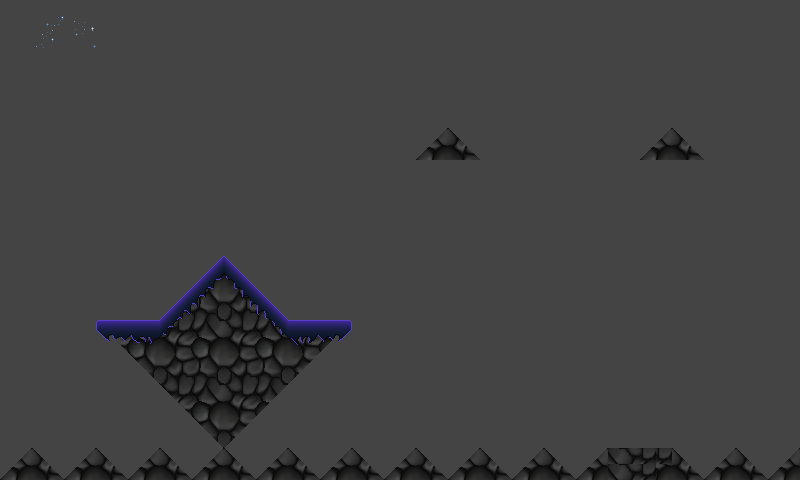

A 2D game scene composited from a Tiled map and its tileset images. What follows is a short description and the map's XML, with each tile layer's data collapsed to a summary:
An orthogonal 50x30 tile map with 16x16 px tiles, 2 tile layers (Tile Layer 1, Tile Layer 2), 3 tilesets and 51 objects (33x fixture, 18x object).

<map version="1.0" orientation="orthogonal" renderorder="right-down" width="50" height="30" tilewidth="16" tileheight="16" nextobjectid="62">
 <tileset firstgid="1" name="lovene" tilewidth="16" tileheight="16">
  <image source="../assets/lovene.png" width="512" height="640" />
 </tileset>
 <tileset firstgid="1281" name="platformertiles" tilewidth="16" tileheight="16">
  <image source="../assets/platformertiles.png" width="256" height="96" />
 </tileset>
 <tileset firstgid="1377" name="senaddi" tilewidth="16" tileheight="16">
  <image source="../assets/senaddi.png" width="640" height="480" />
 </tileset>
 <layer name="Tile Layer 1" width="50" height="30">
  <data>[1500 cells, 1500 non-empty, 30 distinct tile ids]</data>
 </layer>
 <layer name="Tile Layer 2" width="50" height="30">
  <data>[1500 cells, 224 non-empty, 142 distinct tile ids]</data>
 </layer>
 <objectgroup name="Object Layer 1">
  <object id="3" name="line2" type="object" x="1.5652" y="74">
   <properties>
    <property name="isSensor" value="true" />
    <property name="userData" value="line2" />
   </properties>
   <polyline points="0,0 196,-56 490.667,-70.6667 746.667,-49.3333 798.667,2.66667" />
  </object>
  <object id="4" name="line1" type="object" x="798" y="312">
   <properties>
    <property name="isSensor" value="true" />
    <property name="userData" value="line1" />
   </properties>
   <polyline points="0,0 -623,25 -796,-50" />
  </object>
  <object id="5" name="middleSlingshot1" type="object" x="624" y="365" width="13" height="10">
   <properties>
    <property name="isSensor" value="true" />
    <property name="userData" value="middleSlingshot1" />
   </properties>
  </object>
  <object id="6" name="middleSlingshot2" type="object" x="655.5" y="365" width="13" height="10">
   <properties>
    <property name="isSensor" value="true" />
    <property name="userData" value="middleSlingshot2" />
   </properties>
  </object>
  <object id="7" name="slingshot" type="object" x="617.5" y="355" width="46" height="96">
   <properties>
    <property name="groupIndex" value="-1" />
    <property name="userData" value="sling" />
   </properties>
  </object>
  <object id="8" name="middleBall" type="object" x="641.591" y="362.303" width="10" height="9">
   <properties>
    <property name="isSensor" value="true" />
    <property name="userData" value="middleBall" />
   </properties>
  </object>
  <object id="16" name="ptiche" type="object" x="204" y="241.333" width="36" height="23.3333">
   <properties>
    <property name="isSensor" value="true" />
    <property name="userData" value="qice" />
   </properties>
  </object>
  <object id="17" name="egg1point1" type="fixture" x="351.5" y="75.5" width="11" height="11">
   <properties>
    <property name="body" value="ptiche" />
    <property name="isSensor" value="true" />
    <property name="userData" value="egg1point1" />
   </properties>
   <ellipse />
  </object>
  <object id="18" name="egg1point1" type="fixture" x="250.5" y="223.5" width="11" height="11">
   <properties>
    <property name="body" value="ptiche" />
    <property name="isSensor" value="true" />
    <property name="userData" value="egg1point1" />
   </properties>
   <ellipse />
  </object>
  <object id="19" name="egg1point1" type="fixture" x="187.5" y="220.5" width="11" height="11">
   <properties>
    <property name="body" value="ptiche" />
    <property name="isSensor" value="true" />
    <property name="userData" value="egg1point1" />
   </properties>
   <ellipse />
  </object>
  <object id="20" name="egg1point1" type="fixture" x="165.5" y="156.5" width="11" height="11">
   <properties>
    <property name="body" value="ptiche" />
    <property name="isSensor" value="true" />
    <property name="userData" value="egg1point1" />
   </properties>
   <ellipse />
  </object>
  <object id="21" name="egg1point1" type="fixture" x="90.5" y="37.5" width="11" height="11">
   <properties>
    <property name="body" value="ptiche" />
    <property name="isSensor" value="true" />
    <property name="userData" value="egg1point1" />
   </properties>
   <ellipse />
  </object>
  <object id="22" name="egg1point1" type="fixture" x="427.5" y="38.5" width="11" height="11">
   <properties>
    <property name="body" value="ptiche" />
    <property name="isSensor" value="true" />
    <property name="userData" value="egg1point1" />
   </properties>
   <ellipse />
  </object>
  <object id="23" name="ptiche2" type="object" x="299" y="299.333" width="36" height="23.3333">
   <properties>
    <property name="isSensor" value="true" />
    <property name="userData" value="qice" />
   </properties>
  </object>
  <object id="24" name="egg1point1" type="fixture" x="387.5" y="86.5" width="11" height="11">
   <properties>
    <property name="body" value="ptiche2" />
    <property name="isSensor" value="true" />
    <property name="userData" value="egg1point1" />
   </properties>
   <ellipse />
  </object>
  <object id="25" name="egg1point1" type="fixture" x="343.5" y="285.5" width="11" height="11">
   <properties>
    <property name="body" value="ptiche2" />
    <property name="isSensor" value="true" />
    <property name="userData" value="egg1point1" />
   </properties>
   <ellipse />
  </object>
  <object id="26" name="egg1point1" type="fixture" x="284.5" y="280.5" width="11" height="11">
   <properties>
    <property name="body" value="ptiche2" />
    <property name="isSensor" value="true" />
    <property name="userData" value="egg1point1" />
   </properties>
   <ellipse />
  </object>
  <object id="27" name="egg1point1" type="fixture" x="261.5" y="158.5" width="11" height="11">
   <properties>
    <property name="body" value="ptiche2" />
    <property name="isSensor" value="true" />
    <property name="userData" value="egg1point1" />
   </properties>
   <ellipse />
  </object>
  <object id="28" name="egg1point1" type="fixture" x="173.5" y="54.5" width="11" height="11">
   <properties>
    <property name="body" value="ptiche2" />
    <property name="isSensor" value="true" />
    <property name="userData" value="egg1point1" />
   </properties>
   <ellipse />
  </object>
  <object id="29" name="egg1point1" type="fixture" x="476.5" y="37.5" width="11" height="11">
   <properties>
    <property name="body" value="ptiche2" />
    <property name="isSensor" value="true" />
    <property name="userData" value="egg1point1" />
   </properties>
   <ellipse />
  </object>
  <object id="30" name="ptiche3" type="object" x="111" y="298.333" width="36" height="23.3333">
   <properties>
    <property name="isSensor" value="true" />
    <property name="userData" value="qice" />
   </properties>
  </object>
  </objectgroup>
</map>
<!-- 30 of 51 objects omitted -->
